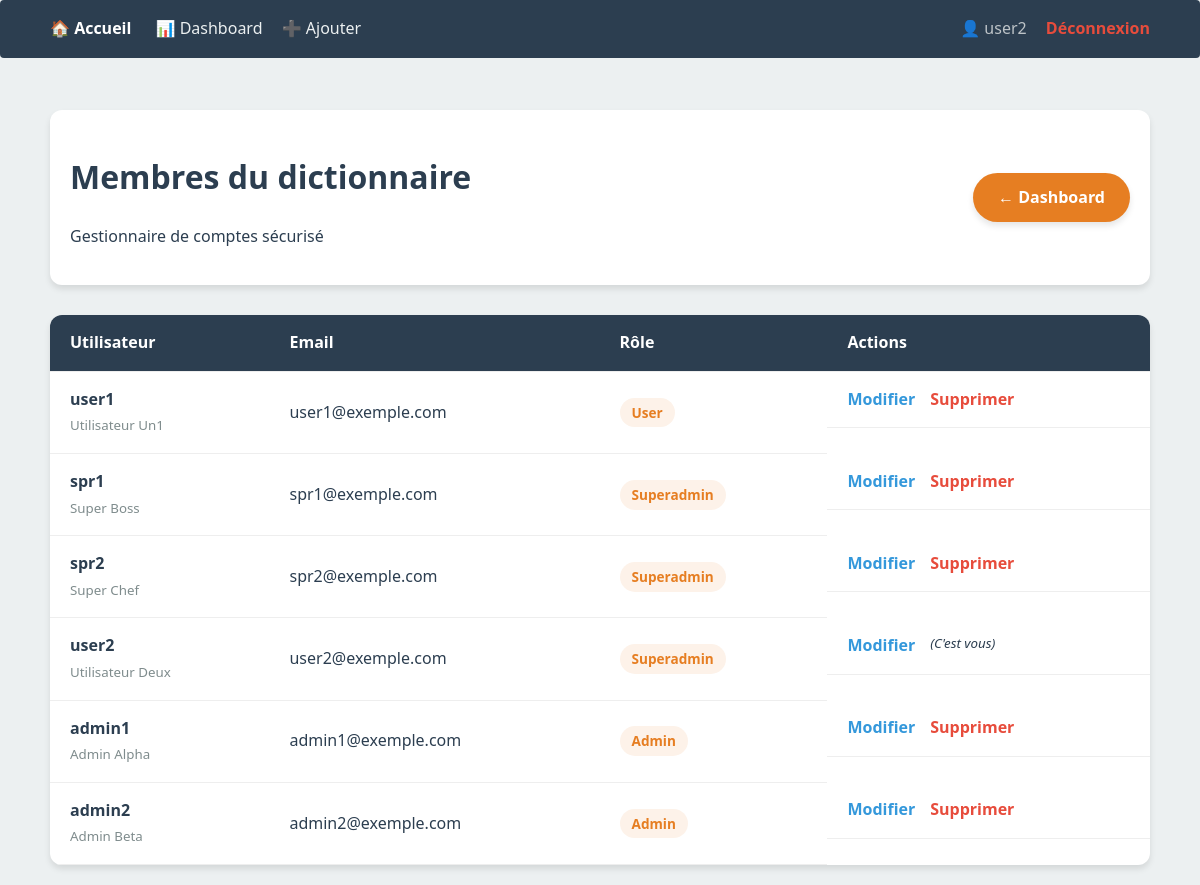
Page /manage_users.php (signed in) on the committed database.
### tables this page shows
CREATE TABLE users (id INTEGER PRIMARY KEY AUTOINCREMENT, username TEXT NOT NULL UNIQUE, password TEXT NOT NULL, role TEXT NOT NULL DEFAULT 'user', prenom TEXT, nom TEXT, email TEXT UNIQUE, created_at DATETIME, updated_at DATETIME);

### src/Auth.php (called while the page is built, shortened)
<?php
class Auth {
    public static function getUserId() {
        return $_SESSION['user_id'] ?? null;
    }
}

### public/manage_users.php (the view, shortened to what this page needs)
<?php
require_once __DIR__ . '/../src/Auth.php';
$engine = new RhymeEngine();
$db = $engine->getPDO();
$users = $db->query("SELECT id, username, email, role, prenom, nom FROM users ORDER BY role DESC, username ASC")->fetchAll(PDO::FETCH_ASSOC);
?>
<!DOCTYPE html>
<html lang="fr">
<head>
    <link rel="stylesheet" href="css/style.css">
</head>
<body>
    <?php include __DIR__ . '/../src/views/navbar.php'; ?>
    <div class="container">
        <div class="admin-header">
            <div>
                <h1>Membres du dictionnaire</h1>
                <p>Gestionnaire de comptes sécurisé</p>
            </div>
            <a href="admin.php" class="btn-primary">← Dashboard</a>
        </div>
        <div class="table-container">
            <table class="styled-table">
                <thead>
                    <tr>
                        <th>Utilisateur</th>
                        <th>Email</th>
                        <th>Rôle</th>
                        <th>Actions</th>
                    </tr>
                </thead>
                <tbody>
                    <?php foreach ($users as $u): ?>
                    <tr>
                        <td>
                            <strong><?= htmlspecialchars($u['username']) ?></strong><br>
                            <small style="color: var(--text-muted);"><?= htmlspecialchars(($u['prenom'] ?? '') . ' ' . ($u['nom'] ?? '')) ?></small>
                        </td>
                        <td><?= htmlspecialchars($u['email']) ?></td>
                        <td><span class="badge badge-<?= $u['role'] ?>"><?= ucfirst($u['role']) ?></span></td>
                        <td class="actions">
                            <a href="#"
                               class="link-edit"
                               onclick="openModal('edit', '<?= $u['id'] ?>', '<?= htmlspecialchars($u['username']) ?>')">Modifier</a>
                            <?php if ($u['id'] != Auth::getUserId()): ?>
                                <a href="#"
                                   class="link-delete"
                                   onclick="openModal('delete', '<?= $u['id'] ?>', '<?= htmlspecialchars($u['username']) ?>')">Supprimer</a>
                            <?php else: ?>
                                <small class="text-muted" style="font-style: italic;">(C'est vous)</small>
                            <?php endif; ?>
                        </td>
                    </tr>
                    <?php endforeach; ?>
                </tbody>
            </table>
        </div>
    </div>
</body>
</html>

### public/css/style.css (style rules this page uses)
:root { --primary-color: #2c3e50; --accent-color: #e67e22; --bg-color: #ecf0f1; --white: #ffffff; --border-color: #dcdde1; --text-muted: #7f8c8d; --success-color: #27ae60; --error-color: #e74c3c; --shadow: 0 4px 6px rgba(0, 0, 0, 0.1); --transition: all 0.3s ease; }
body { font-family: 'Segoe UI', Tahoma, Geneva, Verdana, sans-serif; background-color: var(--bg-color); color: var(--primary-color); margin: 0; line-height: 1.6; }
.container { max-width: 1100px; margin: 0 auto; padding: 20px; }
.admin-header { display: flex; justify-content: space-between; align-items: center; margin-bottom: 30px; background: var(--white); padding: 20px; border-radius: 12px; box-shadow: var(--shadow); }
button, .btn-primary, .btn-add, .btn-pdf, .btn-submit { padding: 12px 25px; background: var(--accent-color); color: white; border: none; border-radius: 25px; cursor: pointer; font-weight: bold; box-shadow: var(--shadow); transition: var(--transition); text-decoration: none; display: inline-block; text-align: center; font-size: 1rem; }
.badge { background: #fdf2e9; color: var(--accent-color); padding: 4px 12px; border-radius: 20px; font-size: 0.85rem; font-weight: bold; display: inline-block; }
.table-container { background: var(--white); border-radius: 12px; overflow-x: auto; box-shadow: var(--shadow); }
.styled-table { width: 100%; border-collapse: collapse; }
.styled-table thead tr { background-color: var(--primary-color); color: #ffffff; text-align: left; }
.styled-table th, .styled-table td { padding: 15px 20px; border-bottom: 1px solid #eee; }
.actions { display: flex; gap: 15px; }
.actions a { text-decoration: none; font-weight: bold; }
.link-edit { color: #3498db; }
.link-delete { color: var(--error-color); }

### rows in the picture
users: username "user1", prenom+nom "Utilisateur Un1", email "user1@exemple.com", role "User"
users: username "spr1", prenom+nom "Super Boss", email "spr1@exemple.com", role "Superadmin"
users: username "spr2", prenom+nom "Super Chef", email "spr2@exemple.com", role "Superadmin"
users: username "user2", prenom+nom "Utilisateur Deux", email "user2@exemple.com", role "Superadmin", shows "(C'est vous)"
users: username "admin1", prenom+nom "Admin Alpha", email "admin1@exemple.com", role "Admin"
users: username "admin2", prenom+nom "Admin Beta", email "admin2@exemple.com", role "Admin"

### other values in the picture
$_SESSION['username'] "user2"
